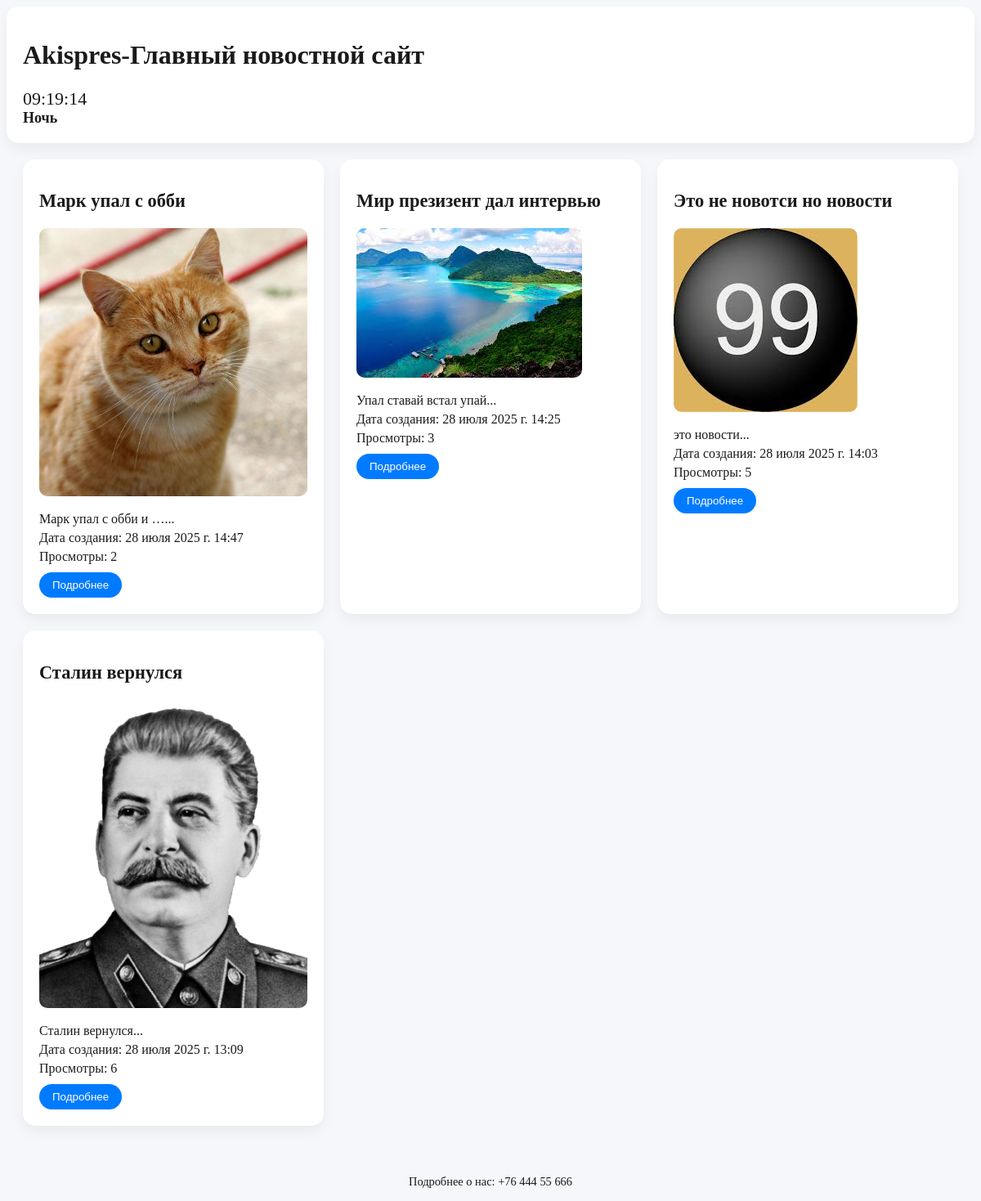
Before: / with the older database file.
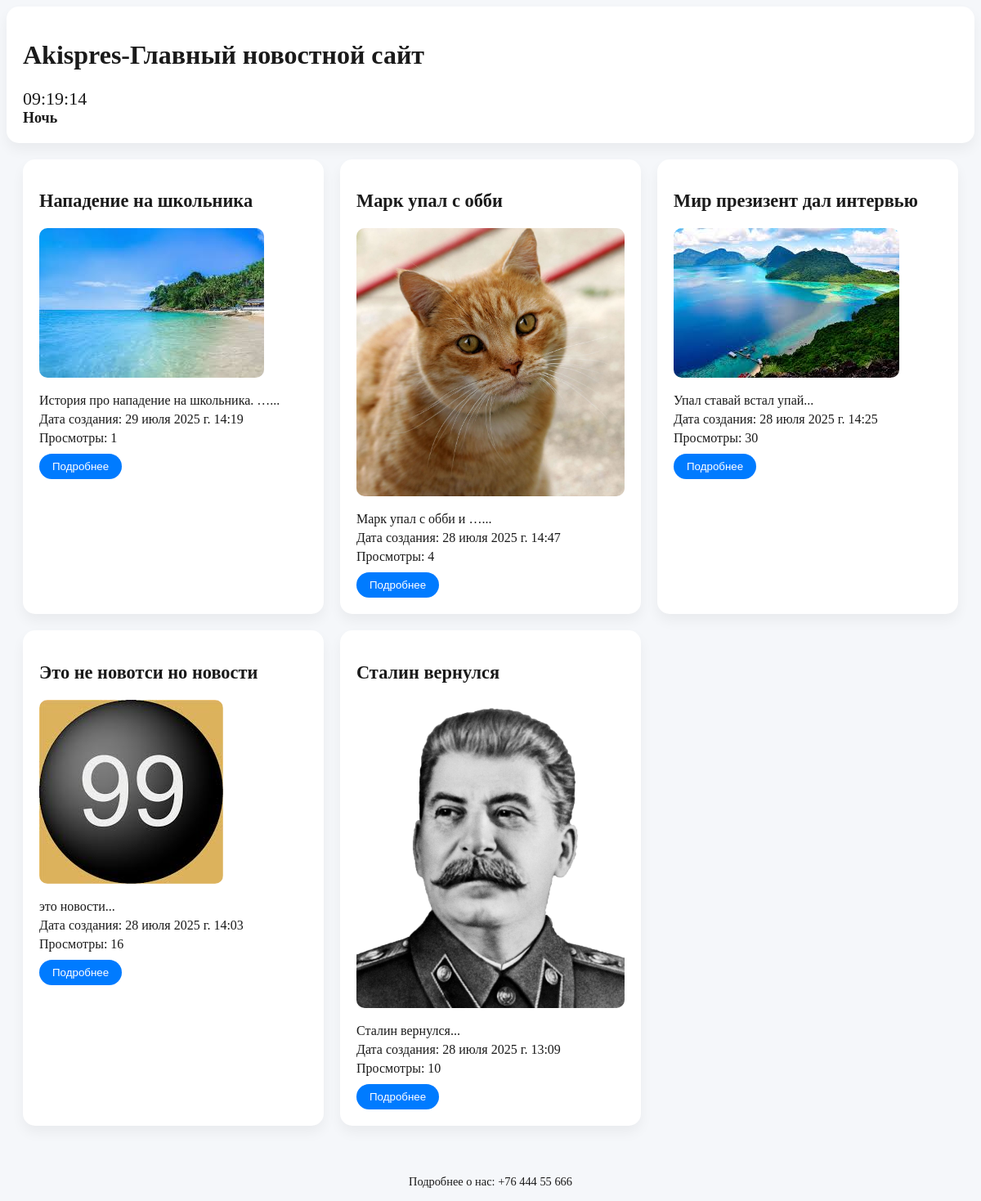
After: the same page with the newer database file.
### news/models.py (models this page shows, shortened)
class News(models.Model):
    title = models.CharField(max_length=100, verbose_name='Название')
    description = models.TextField(verbose_name='Описание')
    created_at = models.DateTimeField(auto_now_add=True, verbose_name='Дата создания')
    views_count = models.IntegerField(default=0 ,verbose_name='Просмотры')
    news_image = models.ImageField(upload_to='news_image/',blank=True,null=True,verbose_name='Новостное изображение')

### news/views.py (the view)
# urls.py: path('', news_list, name='news_list'),
def news_list(request):
    news = News.objects.all().order_by('-created_at')
    context = {'news': news}
    return render(request, 'news_list.html', context)

### news/templates/news_list.html (shortened to what this page needs)
{% load static %}
<!DOCTYPE html>
<html lang="ru">
<head>
    <link rel="stylesheet" href="{% static 'css/news_list.css' %}">
    <link rel="stylesheet" href="{% static 'css/theme.css' %}">
</head>
<body>
   <div class="news-card" >
   <h1> Akispres-Главный новостной сайт</h1>
   <div id="clock" style="text-align:left; font-size:22px; margin-top:14px;"></div>
   <div class="theme-indicator" onclick="toggleTheme()" style="cursor: pointer;">
    <span id="theme-text" style="font-size: 18px; font-weight: bold;"></span>
   </div>
   </div>
    <div class="news-container">
        {% for news in news %}
        <div class="news-card">
            <h2>{{ news.title }}</h2>
            {% if news.news_image %}
                <img src="{{ news.news_image.url }}" alt="{{ news.title }}">
            {% else %}
                <p><i>Фото нет</i></p>
            {% endif %}
            <p> {{ news.description|truncatewords:5 }}... </p>
            <p>Дата создания: {{ news.created_at }}</p>
            <p>Просмотры: {{ news.views_count }}</p>
            <form action="{% url 'news_detail' news.id %}" method="post">
                <button>Подробнее</button>
            </form>
        </div>
        {% endfor %}
    </div>
    <div class="footer">
        <p>Подробнее о нас: +76 444 55 666</p>
    </div>
</body>
</html>

### news/static/css/news_list.css (style rules this page uses)
.news-container { display: grid; grid-template-columns: repeat(auto-fit, minmax(280px, 1fr)); gap: 20px; max-width: 1200px; margin: auto; padding: 20px; }
.news-card { background-color: var(--card-light); border-radius: 15px; box-shadow: 0 8px 16px rgba(0, 0, 0, 0.05); padding: 20px; transition: background-color 0.3s; }
.news-card h2 { font-size: 1.4em; margin-bottom: 10px; }
.news-card img { max-width: 100%; border-radius: 10px; margin: 10px 0; }
.news-card p { margin: 5px 0; }
.news-card form { margin-top: 10px; }
.news-card button { padding: 8px 16px; border: none; border-radius: 20px; background-color: #007BFF; color: white; cursor: pointer; transition: background 0.3s; }
.footer { text-align: center; margin-top: 40px; font-size: 0.9em; }

### news/static/css/theme.css (style rules this page uses)
:root { --bg-light: #f5f7fa; --text-light: #1a1a1a; --card-light: #ffffff; --bg-dark: #121212; --text-dark: #e0e0e0; --card-dark: #1e1e1e; }
body { background-color: var(--bg-light); color: var(--text-light); transition: all 0.3s ease-in-out; }
body { transition: background-color 0.3s ease, color 0.3s ease; }

Changed rows visible on the page:
added News: title "Нападение на школьника", news_image (picture), description "История про нападение на школьника. …", created_at "29 июля 2025 г. 14:19", views_count "1"
changed News "Марк упал с обби": views_count "2" → "4"
changed News "Мир презизент дал интервью": views_count "3" → "30"
changed News "Это не новотси но новости": views_count "5" → "16"
changed News "Сталин вернулся": views_count "6" → "10"
